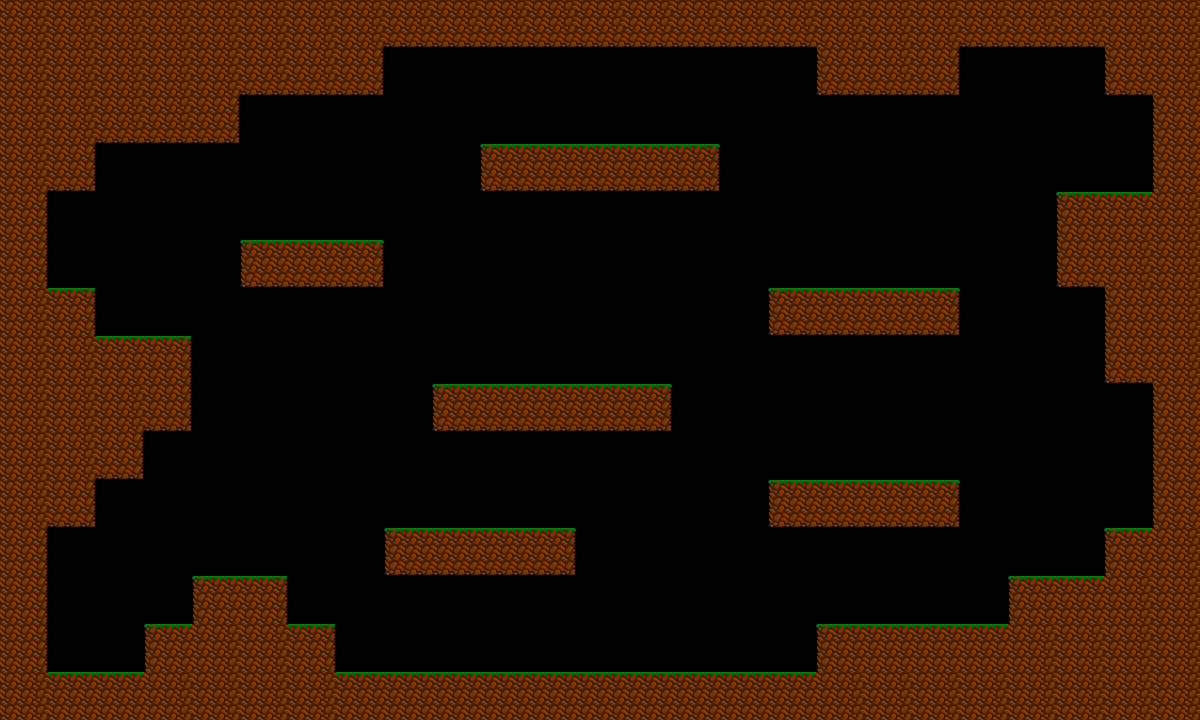

Tiled map render using the project's own tile images. Description and the whole map definition, tile-layer contents included, below:
An orthogonal 25x15 tile map with 48x48 px tiles, 1 tile layer (dirt_layer) and 25 objects.

<map version="1.9" tiledversion="1.9.2" orientation="orthogonal" renderorder="right-down" width="25" height="15" tilewidth="48" tileheight="48" infinite="0" nextlayerid="4" nextobjectid="63">
 <tileset firstgid="1" source="dirt_tileset_1.tsx" />
 <layer id="1" name="dirt_layer" width="25" height="15">
  <data encoding="csv">
6,6,6,6,6,6,6,6,10,10,10,10,10,10,10,10,10,6,6,6,10,10,10,6,6,
6,6,6,6,6,10,10,11,0,0,0,0,0,0,0,0,0,9,10,11,0,0,0,9,6,
6,6,10,10,11,0,0,0,0,0,0,0,0,0,0,0,0,0,0,0,0,0,0,0,5,
6,11,0,0,0,0,0,0,0,0,13,14,14,14,15,0,0,0,0,0,0,0,0,0,5,
7,0,0,0,0,0,0,0,0,0,0,0,0,0,0,0,0,0,0,0,0,0,1,2,6,
7,0,0,0,0,13,14,15,0,0,0,0,0,0,0,0,0,0,0,0,0,0,9,6,6,
6,3,0,0,0,0,0,0,0,0,0,0,0,0,0,0,13,14,14,15,0,0,0,5,6,
6,6,2,3,0,0,0,0,0,0,0,0,0,0,0,0,0,0,0,0,0,0,0,9,6,
6,6,6,11,0,0,0,0,0,13,14,14,14,15,0,0,0,0,0,0,0,0,0,0,5,
6,6,11,0,0,0,0,0,0,0,0,0,0,0,0,0,0,0,0,0,0,0,0,0,5,
6,11,0,0,0,0,0,0,0,0,0,0,0,0,0,0,13,14,14,15,0,0,0,0,5,
7,0,0,0,0,0,0,0,13,14,14,15,0,0,0,0,0,0,0,0,0,0,0,1,6,
7,0,0,0,1,3,0,0,0,0,0,0,0,0,0,0,0,0,0,0,0,1,2,6,6,
7,0,0,1,6,6,3,0,0,0,0,0,0,0,0,0,0,1,2,2,2,6,6,6,6,
6,2,2,6,6,6,6,2,2,2,2,2,2,2,2,2,2,6,6,6,6,6,6,6,6
</data>
 </layer>
 <objectgroup id="2" name="objects">
  <object id="15" x="0" y="0" width="1200" height="48">
   <properties>
    <property name="Collisions" type="bool" value="true" />
   </properties>
  </object>
  <object id="17" x="1104" y="48" width="96" height="48">
   <properties>
    <property name="Collisions" type="bool" value="true" />
   </properties>
  </object>
  <object id="22" x="1152" y="96" width="48" height="624">
   <properties>
    <property name="Collisions" type="bool" value="true" />
   </properties>
  </object>
  <object id="23" x="1104" y="528" width="48" height="192">
   <properties>
    <property name="Collisions" type="bool" value="true" />
   </properties>
  </object>
  <object id="24" x="1008" y="576" width="96" height="144">
   <properties>
    <property name="Collisions" type="bool" value="true" />
   </properties>
  </object>
  <object id="25" x="816" y="624" width="192" height="96">
   <properties>
    <property name="Collisions" type="bool" value="true" />
   </properties>
  </object>
  <object id="26" x="0" y="672" width="816" height="48">
   <properties>
    <property name="Collisions" type="bool" value="true" />
   </properties>
  </object>
  <object id="28" x="144" y="624" width="192" height="48">
   <properties>
    <property name="Collisions" type="bool" value="true" />
   </properties>
  </object>
  <object id="29" x="192.043" y="576" width="96" height="48">
   <properties>
    <property name="Collisions" type="bool" value="true" />
   </properties>
  </object>
  <object id="30" x="0" y="48" width="48" height="624">
   <properties>
    <property name="Collisions" type="bool" value="true" />
   </properties>
  </object>
  <object id="33" x="48" y="288" width="48" height="240">
   <properties>
    <property name="Collisions" type="bool" value="true" />
   </properties>
  </object>
  <object id="34" x="96" y="336" width="48" height="144">
   <properties>
    <property name="Collisions" type="bool" value="true" />
   </properties>
  </object>
  <object id="35" x="144" y="336" width="48" height="96">
   <properties>
    <property name="Collisions" type="bool" value="true" />
   </properties>
  </object>
  <object id="37" x="816" y="48" width="144" height="48">
   <properties>
    <property name="Collisions" type="bool" value="true" />
   </properties>
  </object>
  <object id="38" x="48" y="48" width="336" height="48">
   <properties>
    <property name="Collisions" type="bool" value="true" />
   </properties>
  </object>
  <object id="39" x="48" y="96" width="192" height="48">
   <properties>
    <property name="Collisions" type="bool" value="true" />
   </properties>
  </object>
  <object id="40" x="47.75" y="144" width="48" height="48">
   <properties>
    <property name="Collisions" type="bool" value="true" />
   </properties>
  </object>
  <object id="42" x="480" y="144" width="240" height="48">
   <properties>
    <property name="Collisions" type="bool" value="true" />
   </properties>
  </object>
  <object id="43" x="240" y="240" width="144" height="48">
   <properties>
    <property name="Collisions" type="bool" value="true" />
   </properties>
  </object>
  <object id="44" x="384" y="528" width="192" height="48">
   <properties>
    <property name="Collisions" type="bool" value="true" />
   </properties>
  </object>
  <object id="45" x="432" y="384" width="240" height="48">
   <properties>
    <property name="Collisions" type="bool" value="true" />
   </properties>
  </object>
  <object id="46" x="768" y="288" width="192" height="48">
   <properties>
    <property name="Collisions" type="bool" value="true" />
   </properties>
  </object>
  <object id="47" x="768" y="480" width="192" height="48">
   <properties>
    <property name="Collisions" type="bool" value="true" />
   </properties>
  </object>
  <object id="48" x="1104" y="192" width="48" height="192">
   <properties>
    <property name="Collisions" type="bool" value="true" />
   </properties>
  </object>
  <object id="49" x="1056" y="192" width="48" height="96">
   <properties>
    <property name="Collisions" type="bool" value="true" />
   </properties>
  </object>
 </objectgroup>
</map>